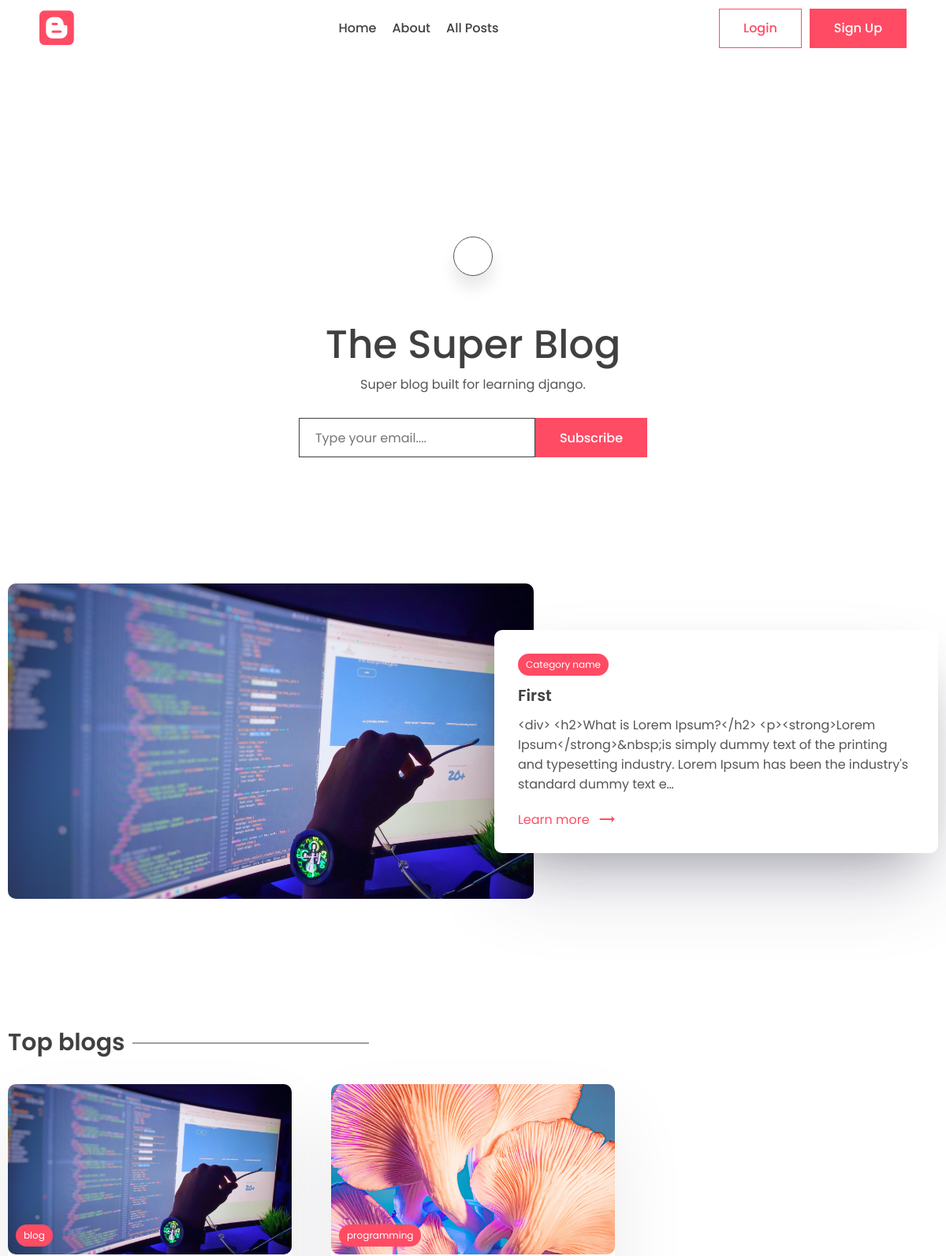
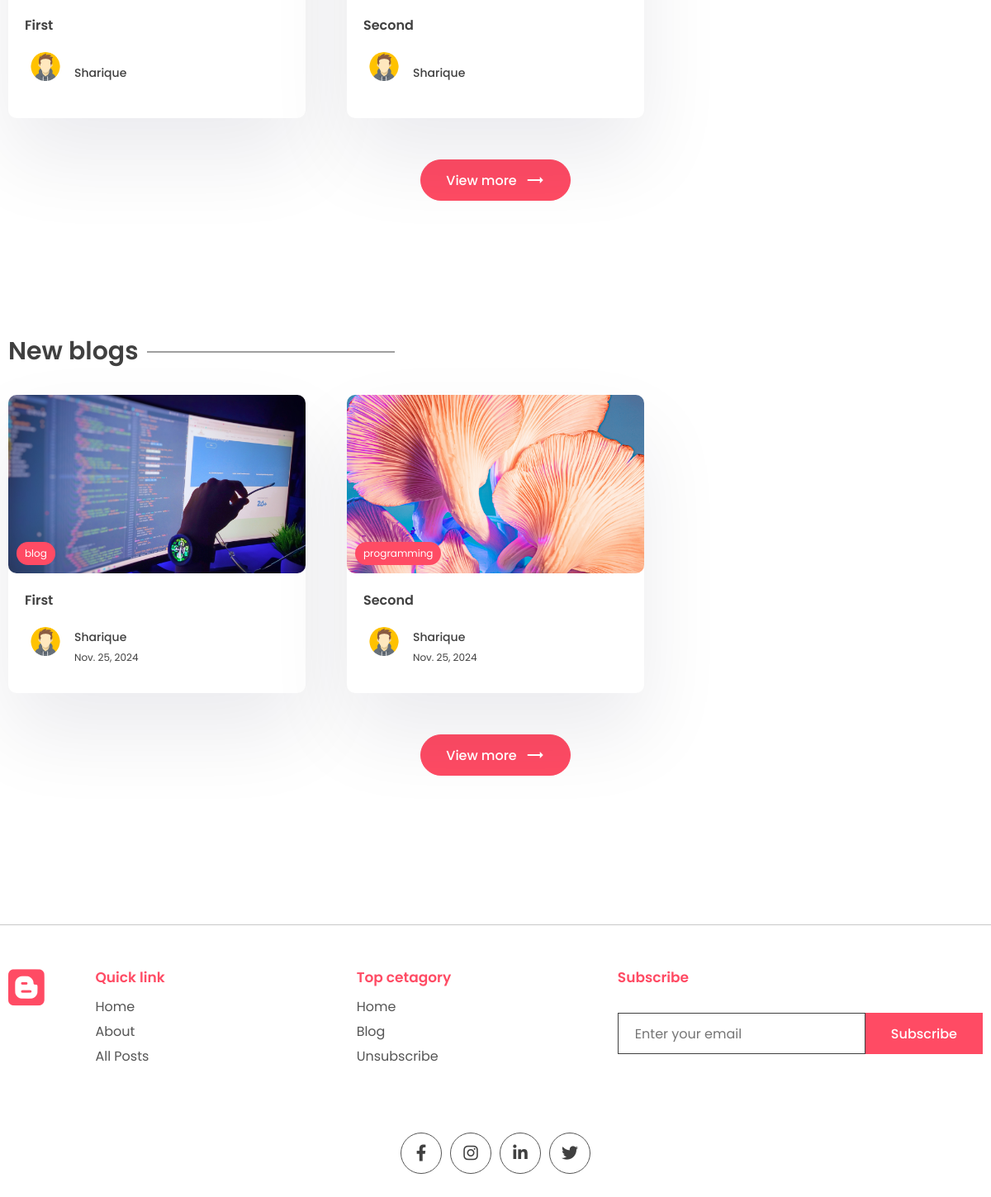
The page / on the database its author committed (2 pictures, top to bottom).
### app/models.py (models this page shows, shortened)
class WebsiteMeta(models.Model):
    title=models.CharField(max_length=200)
    description=models.CharField(max_length=500)
    about=models.TextField()

class Post(models.Model):
    title=models.CharField(max_length=200)
    content=models.TextField()
    last_updates=models.DateTimeField(auto_now=True)
    slug=models.SlugField(max_length=200,unique=True)
    image=models.ImageField(null=True,blank=True,upload_to="images/")
    tags=models.ManyToManyField(Tag,blank=True,related_name='post')
    view_count=models.IntegerField(null=True,blank=True)
    is_featured=models.BooleanField(default=False)
    author=models.ForeignKey(User,on_delete=models.CASCADE,null=True,blank=True)
    bookmarks=models.ManyToManyField(User,related_name="booksmarks",default=None,blank=True)
    likes=models.ManyToManyField(User,related_name="post_likes",default=None,blank=True)

class Tag(models.Model):
    name=models.CharField(max_length=100)
    description=models.CharField(max_length=100)
    slug=models.SlugField(max_length=200,unique=True)

class Profile(models.Model):
    user=models.OneToOneField(User,on_delete=models.CASCADE)
    profile_image=models.ImageField(null=True,blank=True,upload_to="images/")
    slug=models.SlugField(max_length=200,unique=True)
    bio=models.CharField(max_length=200)

### app/views.py (the view, shortened to what this page needs)
# urls.py: path('', views.index,name="index"),
def index(request):
    posts=Post.objects.all()
    top_posts=Post.objects.all().order_by('-view_count')[0:3]
    recent_posts=Post.objects.all().order_by('-last_updates')[0:3]
    featured_blog=Post.objects.filter(is_featured=True)
    subscribe_form=SubscribeForm()
    subscribe_successful=None
    website_info=None
    if WebsiteMeta.objects.all().exists():
        website_info=WebsiteMeta.objects.all()[0]
    if featured_blog:
        featured_blog=featured_blog[0]
    context={'posts':posts,'top_posts':top_posts,'website_info':website_info,'recent_posts':recent_posts,'subscribe_form':subscribe_form,'subscribe_Successful':subscribe_successful,'featured_blog':featured_blog}
    return render(request,'app/index.html',context)

### app/forms.py
class SubscribeForm(forms.ModelForm):
    class Meta:
        model=Subscribe
        fields='__all__'
        labels={'email':_('')}
    def __init__(self,*args, **kwargs):
        super().__init__(*args, **kwargs)
        self.fields['email'].widget.attrs['placeholder']='Type your email....'

### app/templates/app/index.html (shortened to what this page needs)
{% extends "base.html" %}
{% block content%}
    <main class="sp">
      <div class="container">
        <center>
          <div class="search-bar">
            <a href="{% url "search" %}" class="animated-search" onclick="searchbar()">
            </a>
          </div>
          <div class="typo">
            {% if website_info.title %}
            <h1 class="title">{{website_info.title}}</h1>
            {% else %}
            <h1 class="title">Website blog title</h1>
            {% endif %}
            {% if website_info.description %}
            <p>
              {{website_info.description}}.
            </p>
            {% else %}
            <p>
              Lorem ipsum began as scrambled, nonsensical Latin derived from
              Cicero's 1st-century BC text De Finibus Bonorum et Malorum.
            </p>
            {% endif %}
          </div>
          <div class="newsletter">
            {% if request.session.subscribed == None %}
            <form method="POST">
              {{subscribe_form}}
              <button class="btn btn-primary">Subscribe</button>
            </form>
            {% endif %}
          </div>
        </center>
      </main>
      {% if featured_blog %}
    <section class="sp">
      <div class="container">
        <a href="{% url "post_page" featured_blog.slug %}">
        <div class="grid-2">
          <div class="post-img">
            <img src="{{featured_blog.image.url}}" alt="" />
          </div>
          <div class="post-content">
            <div class="cetagory">
              <p>Category name</p>
            </div>
            <h1>
              {{featured_blog.title}}
            </h1>
            <p class="des">
              {{featured_blog.content|truncatechars:200}}
            </p>
            <a class="learn" href="#"
              >Learn more <span class="material-icons"> trending_flat </span></a
            >
          </div>
        </div>
      </a>
      </div>
    </section>
    {% endif %}
    <section class="sp">
      <div class="container">
        <h1 class="sec-title">Top blogs</h1>
        <div class="grid-3">
            {% for post in top_posts  %}
          <a href="{% url "post_page" post.slug %}">
            <div class="card">
              <div class="post-img">
                <img src="{{post.image.url}}" alt="" />
                <div class="tag">{{post.tags.all.0.name}}</div>
              </div>
              <div class="card-content">
                <h3>
                  {{post.title}}
                </h3>
                <div class="author">
                  <div class="profile-pic">
                    <img src="{{post.author.profile.profile_image.url}}" alt="" />
                  </div>
                  <div class="details">
                    <p>{{post.author.first_name}}</p>
                  </div>
                </div>
              </div>
            </div>
          {% endfor %}
        </div>
        <center>
          <a href=""><button class="btn btn-primary rounded view">
            View more <span class="material-icons"> trending_flat </span>
          </button></a>
        </center>
      </div>
    </section>
    <section class="sp">
      <div class="container">
        <h1 class="sec-title">New blogs</h1>
        <div class="grid-3">
            {% for post in recent_posts  %}
          <a href="{% url "post_page" post.slug %}">
            <div class="card">
              <div class="post-img">
                <img src="{{post.image.url}}" alt="" />
                <div class="tag">{{post.tags.all.0.name}}</div>
              </div>
              <div class="card-content">
                <h3>
                  {{post.title}}
                </h3>
                <div class="author">
                  <div class="profile-pic">
                    <img src="{{post.author.profile.profile_image.url}}" alt="" />
                  </div>
                  <div class="details">
                    <p>{{post.author.first_name}}</p>
                    <small>{{post.last_updates | date}}</small>
                  </div>
                </div>
              </div>
            </div>
          </a>
          {% endfor %}
        </div>
        <center>
          <a href=""><button class="btn btn-primary rounded view">
            View more <span class="material-icons"> trending_flat </span>
          </button></a>
        </center>
      </div>
    </section>
{% endblock content %}

### app/static/app/style.css (style rules this page uses)
* { margin: 0; padding: 0; box-sizing: border-box; text-decoration: none; border: none; outline: none; list-style: none; font-family: "Poppins", sans-serif; color: var(--black); }
:root { --red: #ff4b64; --black: #404040; --des: #555555; --shadow: #ffffff1a 0px 1px 1px 0px inset, #32325d40 0px 50px 100px -20px, #0000004d 0px 30px 60px -30px; --shadow2: rgba(17, 12, 46, 0.084) 0px 48px 100px 0px; }
html { font-size: 62.5%; }
[class*="grid"] { display: grid; }
img { width: 100%; }
.container { max-width: 1220px; margin: auto; padding: 0 10px; }
p, a { font-size: 1.6rem; color: var(--des); }
input, textarea { font-size: 1.6rem; color: var(--black); }
.btn { cursor: pointer; height: 5rem; padding: 0 3rem; font-size: 1.6rem; font-weight: 500; border: 1px solid var(--red); display: flex; align-items: center; justify-content: center; gap: 1rem; }
.btn span { color: white; }
.btn-primary { background: var(--red); color: white; }
.rounded { border-radius: 5rem; }
.search-bar, .animated-search { width: 5rem; aspect-ratio: 1/1; border: 1px solid var(--des); border-radius: 50%; display: flex; align-items: center; justify-content: center; background: white; box-shadow: 0 15px 20px #00000018; cursor: pointer; margin-top: 10rem; z-index: 2; }
.search-bar { box-shadow: unset; border: none; }
.search-bar .animated-search { margin-top: 0; }
.typo { width: 50%; margin-top: 5rem; }
.title { font-size: 5rem; font-weight: 500; }
.newsletter form { display: flex; align-items: center; justify-content: center; margin-top: 3rem; }
.newsletter input { border: 1px solid var(--black); height: 5rem; width: 30rem; padding: 0 2rem; }
.sp { padding: 8rem 0; }
.grid-2 { grid-template-columns: 1.3fr 1fr; align-items: center; }
.post-img { height: 40rem; width: 100%; overflow: hidden; border-radius: 1rem; }
.post-img img { height: 100%; object-fit: cover; object-position: center; }
.post-content { position: relative; left: -5rem; background: white; border-radius: 1rem; padding: 3rem; box-shadow: var(--shadow); width: calc(100% + 5rem); }
.post-content h1 { font-size: 2rem; font-weight: 600; margin: 1rem 0; }
.cetagory { background: var(--red); width: fit-content; border-radius: 5rem; padding: 0.5rem 1rem; }
.cetagory p { color: white; font-size: 1.2rem; }
.learn { display: flex; align-items: center; gap: 1rem; color: var(--red); margin-top: 2rem; }
.learn span { color: #ff4b64; }
.sec-title { font-size: 3rem; font-weight: 600; position: relative; width: fit-content; margin-bottom: 3rem; }
.sec-title::after { content: ""; position: absolute; right: -31rem; height: 1px; width: 30rem; background: var(--black); top: 50%; transform: translateY(-50%); }
.grid-3 { grid-template-columns: repeat(3, 1fr); gap: 5rem; }
.card { background: white; box-shadow: var(--shadow2); border-radius: 1rem; cursor: pointer; transition: 0.3s; }
.post-img { position: relative; }
.tag { position: absolute; bottom: 1rem; left: 1rem; background: var(--red); color: white; border-radius: 5rem; padding: 0.5rem 1rem; font-size: 1.2rem; }
.card-content { padding: 2rem; padding-bottom: 3rem; }
.card h3 { font-size: 1.6rem; font-weight: 600; }
.card .post-img { width: 100%; height: unset; aspect-ratio: 1/0.6; }
.author { display: flex; align-items: center; gap: 1rem; margin-top: 2rem; }
.profile-pic { width: 5rem; aspect-ratio: 1/1; border-radius: 50%; overflow: hidden; }
.author p { color: var(--black); font-weight: 500; font-size: 1.4rem; }
.author small { color: var(--black); font-size: 1.2rem; }
.view { margin-top: 5rem; }
main { padding-top: 10rem !important; }

### rows shown on the page
WebsiteMeta: title "The Super Blog", description "Super blog built for learning django"
Post: image (picture), title "First", content "<div> <h2>What is Lorem Ipsum?</h2> <p><strong>Lorem Ipsum</strong>&nbsp;is simply dummy text of the printing and typesetting industry. Lorem Ipsum has been the industry's standard dummy text e…", tags.all.0.name "blog", author.profile.profile_image (picture), author.first_name "Sharique", last_updates "Nov. 25, 2024"
Post: image (picture), tags.all.0.name "programming", title "Second", author.profile.profile_image (picture), author.first_name "Sharique", last_updates "Nov. 25, 2024"
